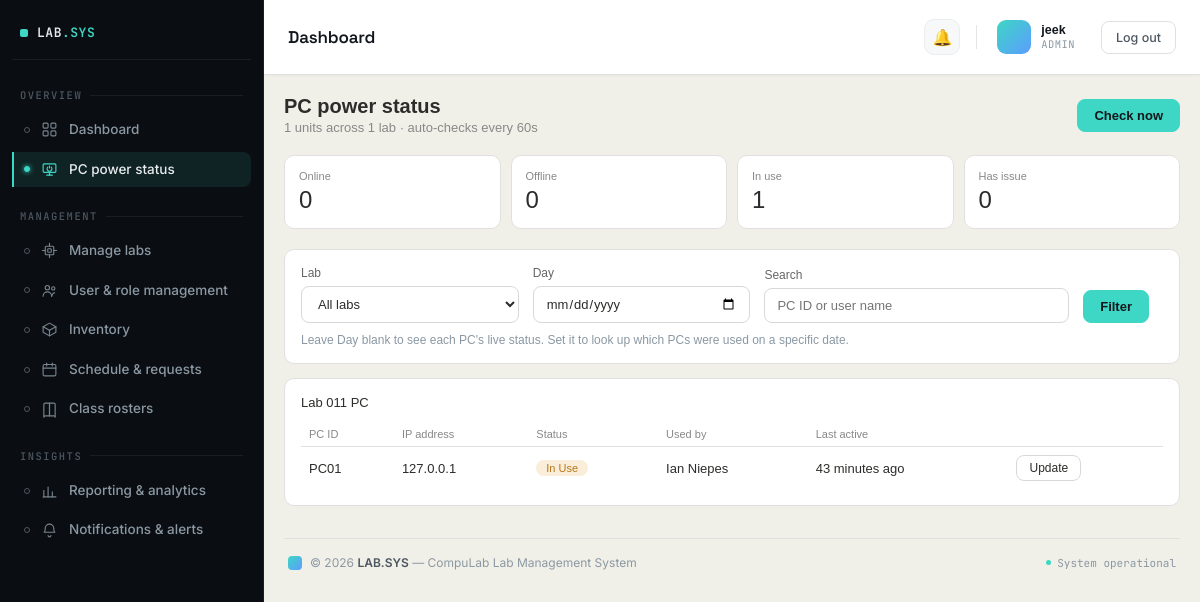
The app's page /labs/pc-status/ (signed in) with its own data.
### accounts/models.py (models this page shows, shortened)
class User(AbstractUser):
    ROLE_CHOICES = [
        ('admin', 'Admin'),
        ('incharge', 'Lab In-charge'),
        ('instructor', 'Instructor'),
        ('student', 'Student'),
    ]
    role = models.CharField(max_length=20, choices=ROLE_CHOICES, default='instructor')
    id_number = models.CharField(
        max_length=50, blank=True, default='',
        help_text='Student/Instructor ID — used to match this account to reservation requests and lab PC check-ins. Separate from the login username.'
    )
    assigned_lab = models.ForeignKey(
        'labs.Lab',
        null=True,
        blank=True,
        on_delete=models.SET_NULL,
        related_name='assigned_users'
    )
    email_notifications_enabled = models.BooleanField(default=True)

### labs/models.py (models this page shows, shortened)
class Lab(models.Model):
    name = models.CharField(max_length=100)
    location = models.CharField(max_length=200, blank=True)
    opening_time = models.TimeField(
        default='07:00',
        help_text='Daily opening time, used as the capacity basis for utilization % in reports.'
    )
    closing_time = models.TimeField(
        default='21:00',
        help_text='Daily closing time, used as the capacity basis for utilization % in reports.'
    )

class PC(models.Model):
    STATUS = [
        ('online', 'Online'),
        ('offline', 'Offline'),
        ('in_use', 'In Use'),
        ('issue', 'Has Issue'),
    ]
    lab = models.ForeignKey(Lab, on_delete=models.CASCADE, related_name='pcs')
    pc_id = models.CharField(max_length=10)
    ip_address = models.GenericIPAddressField(
        null=True, blank=True,
        help_text='Used to actually check whether this PC is reachable on the network.'
    )
    status = models.CharField(max_length=10, choices=STATUS, default='offline')
    last_active = models.DateTimeField(null=True, blank=True)
    current_user = models.ForeignKey(
        settings.AUTH_USER_MODEL,
        null=True, blank=True,
        on_delete=models.SET_NULL,
        related_name='pcs_in_use',
        help_text="The student currently signed in on this PC, set when they unlock it with their Student ID and password. Cleared once the PC goes offline or is reassigned.",
    )

### labs/views.py (the view, shortened to what this page needs)
# urls.py: path('pc-status/', views.PCStatusView.as_view(), name='pc_status'),
class PCStatusView(RoleRequiredMixin, TemplateView):
    allowed_roles = ['admin', 'incharge']
    template_name = 'labs/pc_status.html'
    def get_context_data(self, **kwargs):
        from django.conf import settings
        from django.db.models import Prefetch, Q
        from accounts.models import ActivityLog
        ctx = super().get_context_data(**kwargs)
        lab_id = self.request.GET.get('lab', '')
        day = self.request.GET.get('day', '')
        q = self.request.GET.get('q', '').strip()
        ctx['all_labs'] = Lab.objects.order_by('name')
        ctx['selected_lab'] = lab_id
        ctx['selected_day'] = day
        ctx['search_query'] = q
        ctx['filtered'] = bool(lab_id or day or q)
        ctx['day_mode'] = bool(day)
        pc_qs = PC.objects.select_related('current_user').order_by('pc_id')
        if lab_id:
            pc_qs_scoped = pc_qs.filter(lab_id=lab_id)
        else:
            pc_qs_scoped = pc_qs
        ctx['total_filtered'] = pc_qs_scoped.count()
        labs_qs = Lab.objects.order_by('name')
        if lab_id:
            labs_qs = labs_qs.filter(pk=lab_id)
        labs_qs = labs_qs.prefetch_related(Prefetch('pcs', queryset=pc_qs, to_attr='filtered_pcs'))
        ctx['labs'] = labs_qs
        ctx['pcs'] = PC.objects.select_related('lab').all()
        ctx['online_count'] = PC.objects.filter(status='online').count()
        ctx['offline_count'] = PC.objects.filter(status='offline').count()
        ctx['in_use_count'] = PC.objects.filter(status='in_use').count()
        ctx['issue_count'] = PC.objects.filter(status='issue').count()
        ctx['auto_check_interval_seconds'] = getattr(settings, 'PC_STATUS_CHECK_INTERVAL_SECONDS', 60)
        return ctx

### accounts/context_processors.py (called while the page is built)
def sidebar_counts(request):
    if not request.user.is_authenticated:
        return {}
    return {
        'unread_notifications_count': Notification.objects.filter(
            user=request.user, read=False
        ).count(),
        'open_issues_count': Issue.objects.filter(status='open').count()
        if request.user.role in ['admin', 'incharge'] else 0,
    }

### accounts/mixins.py (called while the page is built)
    def dispatch(self, request, *args, **kwargs):
        if not request.user.is_authenticated:
            return self.handle_no_permission()
        if self.allowed_roles and request.user.role not in self.allowed_roles:
            raise PermissionDenied
        return super().dispatch(request, *args, **kwargs)

### compulab/templates/labs/pc_status.html (shortened to what this page needs)
{% extends "base.html" %}
{% block content %}
<div class="page-header">
  <div>
    <h1>PC power status</h1>
    <div class="sub">
      {{ pcs|length }} units across {{ all_labs|length }} lab{{ all_labs|length|pluralize }}
      &middot; auto-checks every {{ auto_check_interval_seconds }}s
    </div>
  </div>
  <form method="post" action="{% url 'pc_status_refresh' %}">
    <button type="submit" class="action-btn primary">Check now</button>
  </form>
</div>
<div class="metrics">
  <div class="metric green">
    <div class="metric-label">Online</div>
    <div class="metric-val">{{ online_count }}</div>
  </div>
  <div class="metric">
    <div class="metric-label">Offline</div>
    <div class="metric-val">{{ offline_count }}</div>
  </div>
  <div class="metric amber">
    <div class="metric-label">In use</div>
    <div class="metric-val">{{ in_use_count }}</div>
  </div>
  <div class="metric red">
    <div class="metric-label">Has issue</div>
    <div class="metric-val">{{ issue_count }}</div>
  </div>
</div>
<div class="card">
  <form method="get" class="form-row" style="grid-template-columns: 1fr 1fr 1.4fr auto auto; align-items:end; gap:14px;">
    <div class="form-group" style="margin-bottom:0">
      <label class="form-label" for="lab">Lab</label>
      <select name="lab" id="lab" class="form-control">
        <option value="">All labs</option>
      </select>
    </div>
    <div class="form-group" style="margin-bottom:0">
      <label class="form-label" for="day">Day</label>
      <input type="date" name="day" id="day" class="form-control" value="{{ selected_day }}">
    </div>
    <div class="form-group" style="margin-bottom:0">
      <label class="form-label" for="q">Search</label>
      <input type="text" name="q" id="q" class="form-control" placeholder="PC ID or user name" value="{{ search_query }}">
    </div>
    <div class="form-group" style="margin-bottom:0">
      <button type="submit" class="action-btn primary">Filter</button>
    </div>
  </form>
  <p style="font-size:12px; color:#8b98a3; margin:10px 0 0;">
    {% if day_mode %}
      Day shows every PC that was actually checked in to (unlocked) on that date, from the login history.
    {% else %}
      Leave Day blank to see each PC's live status. Set it to look up which PCs were used on a specific date.
    {% endif %}
  </p>
</div>
{% if day_mode %}
  {% for entry in labs_usage %}
    <div class="card">
      <div class="section-title">{{ entry.lab.name }}<span class="count">{{ entry.logs|length }} check-in{{ entry.logs|length|pluralize }}</span></div>
      <table class="table">
        <thead>
          <tr><th>PC ID</th><th>Used by</th><th>ID number</th><th>Time</th></tr>
        </thead>
        <tbody>
          {% for log in entry.logs %}
            <tr>
              <td>{{ log.pc.pc_id }}</td>
              <td>{{ log.actor.get_full_name|default:log.actor.username|default:"—" }}</td>
              <td>{{ log.target_username }}</td>
              <td>{{ log.created_at|date:"M d, Y H:i" }}</td>
            </tr>
          {% endfor %}
        </tbody>
      </table>
    </div>
  {% empty %}
    <div class="card"><p class="empty">No PCs were used on {{ selected_day }}{% if selected_lab %} for this lab{% endif %}.</p></div>
  {% endfor %}
{% else %}
  {% for lab in labs %}
    {% if lab.filtered_pcs %}
      <div class="card">
        <div class="section-title">{{ lab.name }}<span class="count">{{ lab.filtered_pcs|length }} PC{{ lab.filtered_pcs|length|pluralize }}</span></div>
        <table class="table">
          <thead>
            <tr><th>PC ID</th><th>IP address</th><th>Status</th><th>Used by</th><th>Last active</th><th></th></tr>
          </thead>
          <tbody>
            {% for pc in lab.filtered_pcs %}
              <tr>
                <td>{{ pc.pc_id }}</td>
                <td>{{ pc.ip_address|default:"—" }}</td>
                <td><span class="status-pill pill-{{ pc.status }}">{{ pc.get_status_display }}</span></td>
                <td>{% if pc.current_user %}{{ pc.current_user.get_full_name|default:pc.current_user.username }}{% else %}—{% endif %}</td>
                <td>{{ pc.last_active|timesince|default:"—" }}{% if pc.last_active %} ago{% endif %}</td>
                <td><a href="{% url 'pc_update' pc.pk %}" class="action-btn small">Update</a></td>
              </tr>
            {% endfor %}
          </tbody>
        </table>
      </div>
    {% elif not filtered %}
      <div class="card">
        <div class="section-title">{{ lab.name }}<span class="count">0 PCs</span></div>
        <p class="empty">No PCs registered.</p>
      </div>
    {% endif %}
  {% empty %}
    <div class="card"><p class="empty">No labs set up yet.</p></div>
  {% endfor %}
{% endif %}
{% endblock %}

### compulab/templates/dashboard/navbar.html (shortened to what this page needs)
<div class="topbar">
  <div class="topbar-title">{{ page_title|default:"Dashboard" }}</div>
  <div class="topbar-right">
    <div class="topbar-notif">
      <a href="{% url 'notifications' %}" title="Notifications">
        🔔
      </a>
    </div>
    <div class="topbar-user">
      <div class="avatar">
      </div>
      <div class="user-meta">
        <span class="user-name">{{ request.user.get_full_name|default:request.user.username }}</span>
        <span class="user-role">{{ request.user.role|default:"Admin" }}</span>
      </div>
    </div>
    <form method="post" action="{% url 'logout' %}" style="display:inline;">
      <button type="submit" class="btn">Log out</button>
    </form>
  </div>
</div>

### compulab/templates/base.html (style rules this page uses)
* { box-sizing: border-box; margin: 0; padding: 0; }
html, body { height: 100%; }
body { font-family: sans-serif; background: #f1f0e8; color: #2c2c2a; }
:root { --topbar-accent: #3ed6c4; --topbar-accent-tint: rgba(62,214,196,0.12); --topbar-ink-1: #12171d; --topbar-text-1: #4d5761; --topbar-text-2: #8b98a3; }
.metrics { display: grid; grid-template-columns: repeat(4, 1fr); gap: 10px; margin-bottom: 20px; }
.metric { background: white; border: 1px solid #e0e0e0; border-radius: 10px; padding: 14px; }
.metric-label { font-size: 11px; color: #888; margin-bottom: 4px; }
.metric-val { font-size: 24px; font-weight: 500; }
.card { background: white; border: 1px solid #e0e0e0; border-radius: 10px; padding: 16px; margin-bottom: 14px; }
.section-title { font-size: 13px; font-weight: 500; margin-bottom: 12px; }
.table { width: 100%; border-collapse: collapse; font-size: 13px; }
.table th { text-align: left; padding: 6px 8px; color: #888; font-weight: 500; border-bottom: 1px solid #e0e0e0; font-size: 11px; }
.table td { padding: 8px; border-bottom: 1px solid #f0f0f0; }
.table tr:last-child td { border-bottom: none; }
a { color: inherit; }
.page-header { display: flex; align-items: center; justify-content: space-between; margin-bottom: 20px; flex-wrap: wrap; gap: 12px; }
.page-header h1 { font-size: 20px; font-weight: 600; }
.page-header .sub { font-size: 13px; color: #888; margin-top: 2px; }
.action-btn { display: inline-flex; align-items: center; gap: 6px; padding: 8px 16px; border-radius: 8px; border: 1px solid #d8d8d8; background: #fff; color: #2c2c2a; font-size: 13px; font-weight: 500; text-decoration: none; cursor: pointer; }
.action-btn.primary { background: var(--topbar-accent); border-color: var(--topbar-accent); color: var(--topbar-ink-1); font-weight: 600; }
.action-btn.small { padding: 5px 12px; font-size: 12px; }
.status-pill { display: inline-block; padding: 2px 10px; border-radius: 10px; font-size: 11px; font-weight: 500; text-transform: capitalize; }
.pill-in_progress, .pill-in_use, .pill-needs_check, .pill-medium, .pill-issue, .pill-deactivate, .pill-under_repair { background: #FAEEDA; color: #BA7517; }
.form-group { margin-bottom: 16px; }
.form-label { display: block; font-size: 12px; font-weight: 500; color: #666; margin-bottom: 6px; }
.form-control { width: 100%; padding: 9px 12px; border: 1px solid #d8d8d8; border-radius: 8px; font-size: 13px; font-family: inherit; background: #fff; color: #2c2c2a; }
.card form input[type="text"], .card form input[type="email"], .card form input[type="password"], .card form input[type="number"], .card form input[type="date"], .card form input[type="time"], .card form select, .card form textarea { width: 100%; padding: 9px 12px; border: 1px solid #d8d8d8; border-radius: 8px; font-size: 13px; font-family: inherit; background: #fff; color: #2c2c2a; }
.form-row { display: grid; grid-template-columns: 1fr 1fr; gap: 14px; }

### records on screen
User: user.get_full_name "jeek", user.role "ADMIN"
Lab: name "Lab 01", filtered_pcs|length "1"
PC: pc_id "PC01", ip_address "127.0.0.1", status "In Use", current_user.get_full_name "Ian Niepes", last_active "43 minutes", shows "ago"

### other values on screen
{{ page_title|default:"Dashboard" }} "Dashboard"
{{ pcs|length }} "1"
{{ all_labs|length }} "1"
{{ auto_check_interval_seconds }} "60"
{{ online_count }} "0"
{{ offline_count }} "0"
{{ in_use_count }} "1"
{{ issue_count }} "0"
